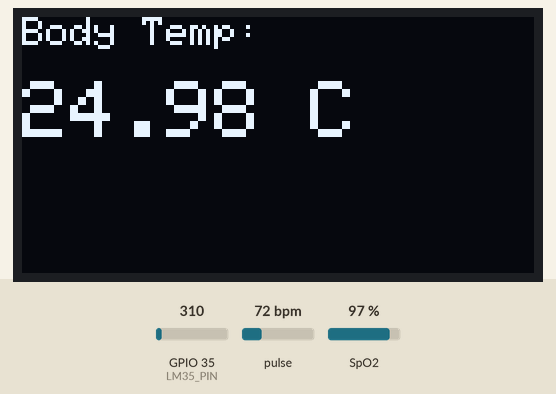
The sketch below on a simulated ESP32. Shown: 128×64 one-colour display. The inputs (shaded band) are chosen by the test bench; at power-on: pulse 72 bpm, SpO2 97 %, GPIO 35 (LM35_PIN) = 310 (analog values on the 0–4095 scale). WiFi joins after 1.5 s; servers stay silent unless stated; what the sketch prints to the serial monitor is not drawn.

Above: at 3.7 s.
3.8 s: pulse set to 42 bpm
At 6.8 s:
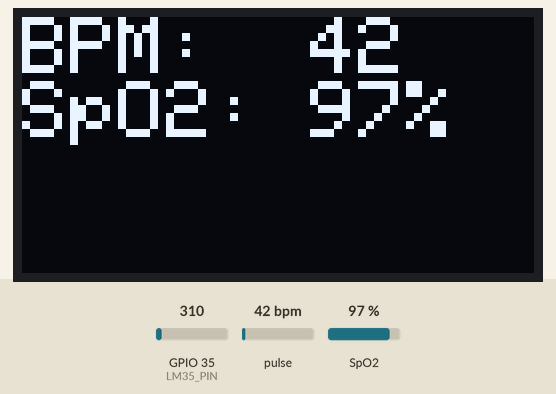
6.9 s: SpO2 set to 80 %
At 8.4 s:
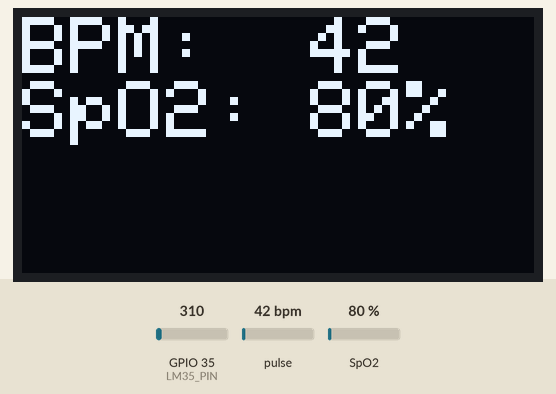
9.1 s: pulse set to 70 bpm
At 11.4 s:
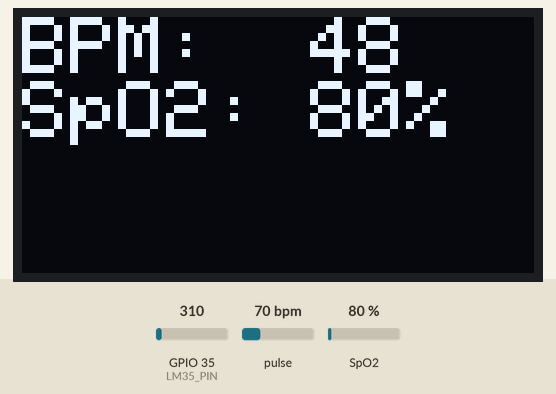
12.2 s: SpO2 set to 85 %
At 15.1 s:
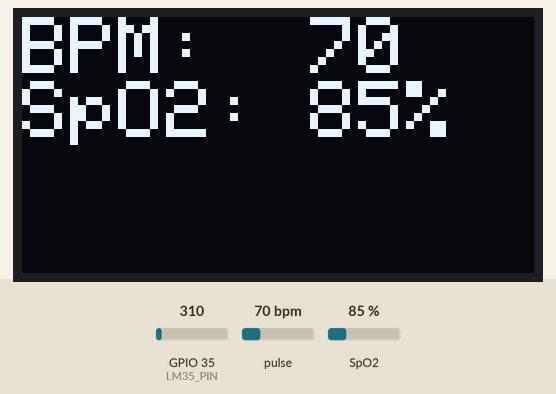
Timing chart, 0 to 16.1 s (numbered marks = the images above; inputs shaded):
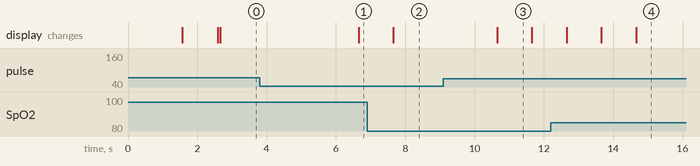

The sketch:

health2.ino
```cpp
#include <Wire.h>
#include <Adafruit_GFX.h>
#include <Adafruit_SSD1306.h>
#include "MAX30100_PulseOximeter.h"
#include <WiFi.h>
#include <FirebaseESP32.h>

#define WIFI_SSID "A06"
#define WIFI_PASSWORD "12345678"
#define FIREBASE_HOST ""
#define FIREBASE_AUTH ""

#define LM35_PIN 35

FirebaseData fbdo;
FirebaseAuth auth;
FirebaseConfig config;

#define REPORTING_PERIOD_MS 1000
#define FILTER_SIZE 10
#define MEASURE_WINDOW 100000
//#define TEMP_TIMEOUT 10000  // 10 seconds no valid reading = alert

#define SCREEN_WIDTH 128
#define SCREEN_HEIGHT 64
#define OLED_RESET -1
#define SCREEN_ADDRESS 0x3C

Adafruit_SSD1306 display(SCREEN_WIDTH, SCREEN_HEIGHT, &Wire, OLED_RESET);
PulseOximeter pox;

// --- LM35 state ---
float currentTemp = 0.0;
unsigned long lastTempRead = 0;
//unsigned long lastValidTempTime = 0;
bool tempSensorOK = false;

// --- Display update timer ---
unsigned long lastDisplayUpdate = 0;

// --- MAX30100 state ---
float bpmBuffer[FILTER_SIZE] = {0};
uint8_t bufferIndex = 0;
uint32_t tsLastReport = 0;

// --- Display state ---
enum DisplayMode { SHOW_TEMP, SHOW_SPO2, SHOW_FINAL };
DisplayMode displayMode = SHOW_TEMP;
unsigned long startTime = 0;
unsigned long finalDisplayStart = 0;

// --- Shared data between cores ---
volatile float sharedTemp = 0.0;
volatile float sharedBPM  = 0.0;
volatile float sharedSpo2 = 0.0;
volatile bool  firebasePending = false;

// --- FreeRTOS task handle ---
TaskHandle_t firebaseTaskHandle = NULL;

// ============================================================
// CORE 0 — Firebase Task
// ============================================================
void firebaseTask(void * parameter) {
  for (;;) {
    if (firebasePending) {
      Firebase.setFloat(fbdo, "/temperature", (float)sharedTemp);
      Firebase.setFloat(fbdo, "/bpm",         (float)sharedBPM);
      Firebase.setFloat(fbdo, "/spo2",        (float)sharedSpo2);
      Serial.println("✅ Firebase sent!");
      firebasePending = false;
    }
    vTaskDelay(100 / portTICK_PERIOD_MS);
  }
}

void onBeatDetected() {
  Serial.println("Beat detected!");
}

float getFilteredBPM(float newValue) {
  bpmBuffer[bufferIndex] = newValue;
  bufferIndex = (bufferIndex + 1) % FILTER_SIZE;

  float sum = 0;
  int count = 0;
  for (int i = 0; i < FILTER_SIZE; i++) {
    if (bpmBuffer[i] > 40 && bpmBuffer[i] < 180) {
      sum += bpmBuffer[i];
      count++;
    }
  }
  return (count == 0) ? 0 : sum / count;
}


float readLM35() {
  long sum = 0;
  for (int i = 0; i < 256; i++) {
    sum += analogRead(LM35_PIN);
    delayMicroseconds(50);
  }
  float analogVal = sum / 256.0;

  // If analogVal is 0 or maxed out = sensor disconnected
  if (analogVal < 5 || analogVal > 4090) {
    return -999; //
  }

  float voltage = analogVal * (3.3 / 4095.0);
  float temp = voltage * 100.0;
  return temp;
}

// ============================================================
// SETUP
// ============================================================
void setup() {
  Serial.begin(115200);
  analogReadResolution(12);
  analogSetAttenuation(ADC_11db);
  Wire.begin(21, 22);

  // --- WiFi ---
  Serial.print("Connecting to WiFi");
  WiFi.begin(WIFI_SSID, WIFI_PASSWORD);
  while (WiFi.status() != WL_CONNECTED) {
    delay(300);
    Serial.print(".");
  }
  Serial.println("\nWiFi Connected!");

  // --- Firebase ---
  config.host = FIREBASE_HOST;
  config.signer.tokens.legacy_token = FIREBASE_AUTH;
  Firebase.begin(&config, &auth);
  Firebase.reconnectWiFi(true);

  // --- OLED ---
  if (!display.begin(SSD1306_SWITCHCAPVCC, SCREEN_ADDRESS)) {
    Serial.println("SSD1306 not detected");
    while (1);
  }
  display.clearDisplay();
  display.setTextSize(1);
  display.setTextColor(SSD1306_WHITE);
  display.setCursor(0, 0);
  display.print("Initializing...");
  display.display();
  delay(1000);
  display.clearDisplay();
  display.display();

  // --- MAX30100 ---
  if (!pox.begin()) {
    Serial.println("MAX30100 not detected");
    display.clearDisplay();
    display.setCursor(0, 0);
    display.print("MAX30100 Error!");
    display.display();
    while (1);
  }
  pox.setIRLedCurrent(MAX30100_LED_CURR_11MA);
  pox.setOnBeatDetectedCallback(onBeatDetected);

  // --- Start Firebase task on Core 0 ---
  xTaskCreatePinnedToCore(
    firebaseTask,
    "FirebaseTask",
    8192,
    NULL,
    1,
    &firebaseTaskHandle,
    0
  );

  startTime = millis();
  //lastValidTempTime = millis();
}

// ============================================================
// CORE 1 — Main Loop
// ============================================================
void loop() {
  unsigned long now = millis();

  // ✅ Always first
  pox.update();

  // ✅ Read LM35 every 1 second
  if (now - lastTempRead >= 1000) {
    lastTempRead = now;
    float newTemp = readLM35();

    if (newTemp == -999) {
      // Sensor physically disconnected
      tempSensorOK = false;
      Serial.println("Body Temp : SENSOR ERROR");

    } else {

      if (!tempSensorOK) {

        currentTemp = newTemp;
      } else {
        currentTemp = (currentTemp * 0.5) + (newTemp * 0.5);
      }
      tempSensorOK = true;
      //lastValidTempTime = now;
      Serial.print("Body Temp : ");
      Serial.print(currentTemp, 2);
      Serial.println(" C");
    }
    //if (now - lastValidTempTime >= TEMP_TIMEOUT) {
      //tempSensorOK = false;
      //Serial.println("Body Temp : NO READING — CHECK SENSOR");
    //}
  }

  // --- Final display ---
  if (displayMode == SHOW_FINAL) {
    if (now - finalDisplayStart >= 5000) {
      startTime = millis();
      displayMode = SHOW_TEMP;
      display.clearDisplay();
      display.display();
    }
    return;
  }

  if (now - startTime >= MEASURE_WINDOW) {
    displayMode = SHOW_FINAL;
    finalDisplayStart = now;
    display.clearDisplay();
    display.setTextSize(1);
    display.setCursor(0, 0);
    display.print("Body Temp:");
    display.setTextSize(2);
    display.setCursor(0, 16);
    if (tempSensorOK) {
      display.print(currentTemp, 2);
      display.print(" C");
    } else {
      display.print("ERROR");
    }
    display.display();
    return;
  }

  // --- MAX30100 reporting every 1 second ---
  if (now - tsLastReport > REPORTING_PERIOD_MS) {
    float rawBPM = pox.getHeartRate();
    float filteredBPM = getFilteredBPM(rawBPM);
    float spo2 = pox.getSpO2();
    tsLastReport = now;

    Serial.println("======================");
    Serial.print("Body Temp : ");
    if (tempSensorOK) {
      Serial.print(currentTemp, 2);
      Serial.println(" C");
    } else {
      Serial.println("SENSOR ERROR");
    }

    if (filteredBPM < 40 || spo2 < 80) {
      displayMode = SHOW_TEMP;
      Serial.println("BPM       : --");
      Serial.println("SpO2      : --");
      Serial.println("Place finger properly");
    } else {
      displayMode = SHOW_SPO2;
      Serial.print("BPM       : "); Serial.println(filteredBPM);
      Serial.print("SpO2      : "); Serial.print(spo2); Serial.println(" %");
    }
    Serial.println("======================");


    sharedTemp = tempSensorOK ? currentTemp : 0.0;
    sharedBPM  = filteredBPM;
    sharedSpo2 = spo2;
  }

  // ✅ OLED updates every 1 second only
  if (now - lastDisplayUpdate >= 1000) {
    lastDisplayUpdate = now;

    display.clearDisplay();
    display.setTextSize(1);

    if (displayMode == SHOW_TEMP) {
      display.setCursor(0, 0);
      display.print("Body Temp:");
      display.setTextSize(2);
      display.setCursor(0, 16);
      if (tempSensorOK) {
        display.print(currentTemp, 2);
        display.print(" C");
      } else {

        display.setTextSize(1);
        display.setCursor(0, 20);
        display.print("CHECK SENSOR!");
      }

    } else if (displayMode == SHOW_SPO2) {
      float filteredBPM = getFilteredBPM(0);
      float spo2 = pox.getSpO2();
      display.setTextSize(2);
      display.setCursor(0, 0);
      display.print("BPM:  "); display.print(filteredBPM, 0);
      display.setTextSize(2);
      display.setCursor(0, 16);
      display.print("SpO2: "); display.print(spo2, 0); display.print("%");
    }

    display.display();
  }

  // --- Trigger Firebase every 10 seconds ---
  static unsigned long lastFirebaseSend = 0;
  if (now - lastFirebaseSend >= 10000 && !firebasePending) {
    lastFirebaseSend = now;
    firebasePending = true;
  }
}
```

Measured:
- after the input at 3.8 s, the display: changes after 2.9 s (image 1)
- after the input at 6.9 s, the display: changes after 0.75 s (image 2)
- after the input at 9.1 s, the display: changes after 1.6 s (image 3)
- what the display in image 3 shows lasts 1.0 s, from 10.7 s to 11.7 s
